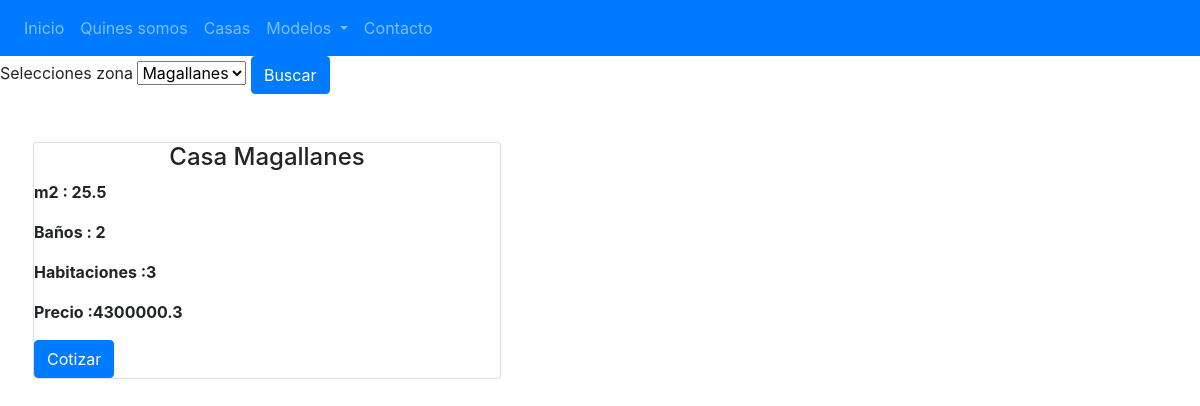
The app's page /Casas/Lista/, older data.
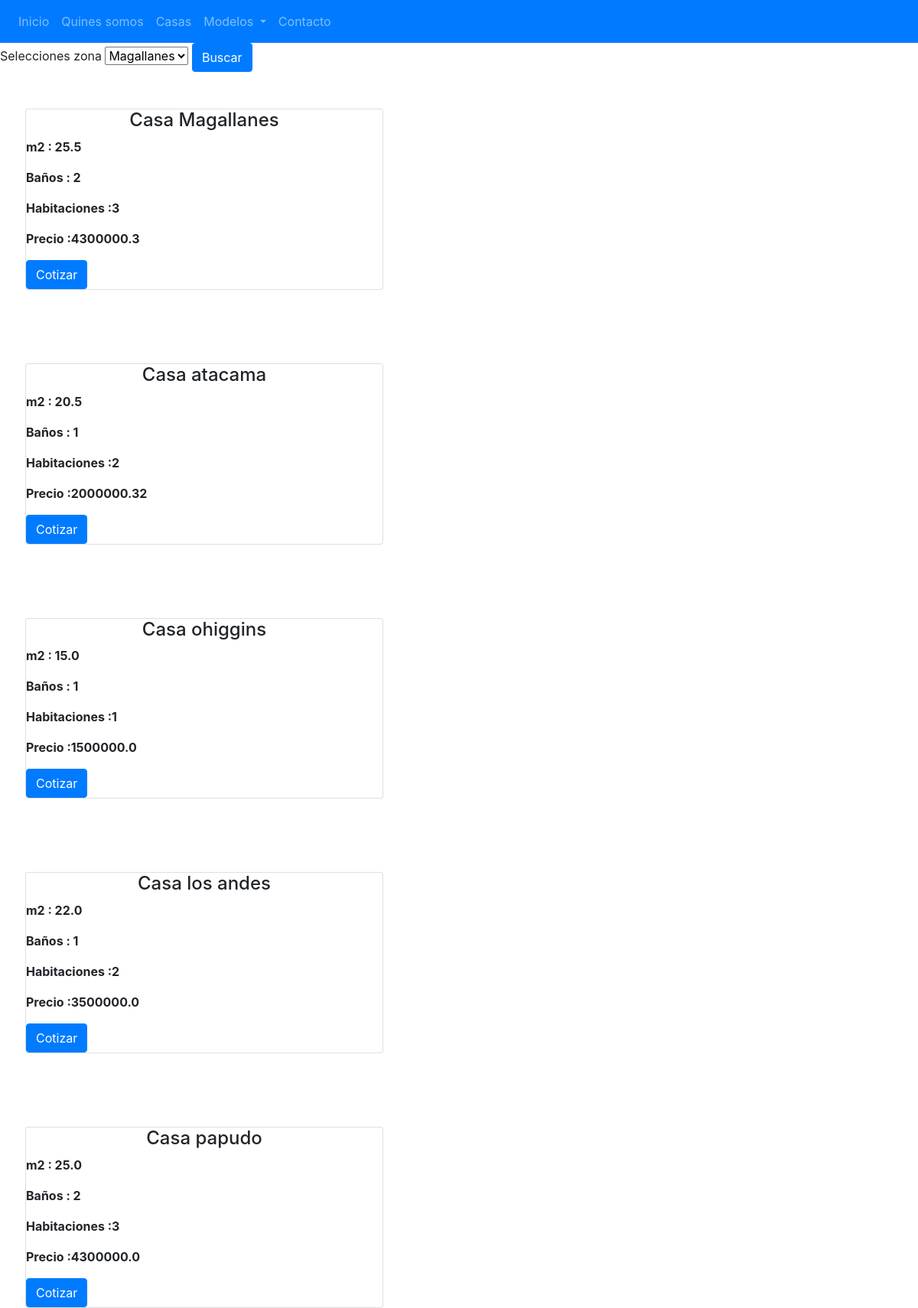
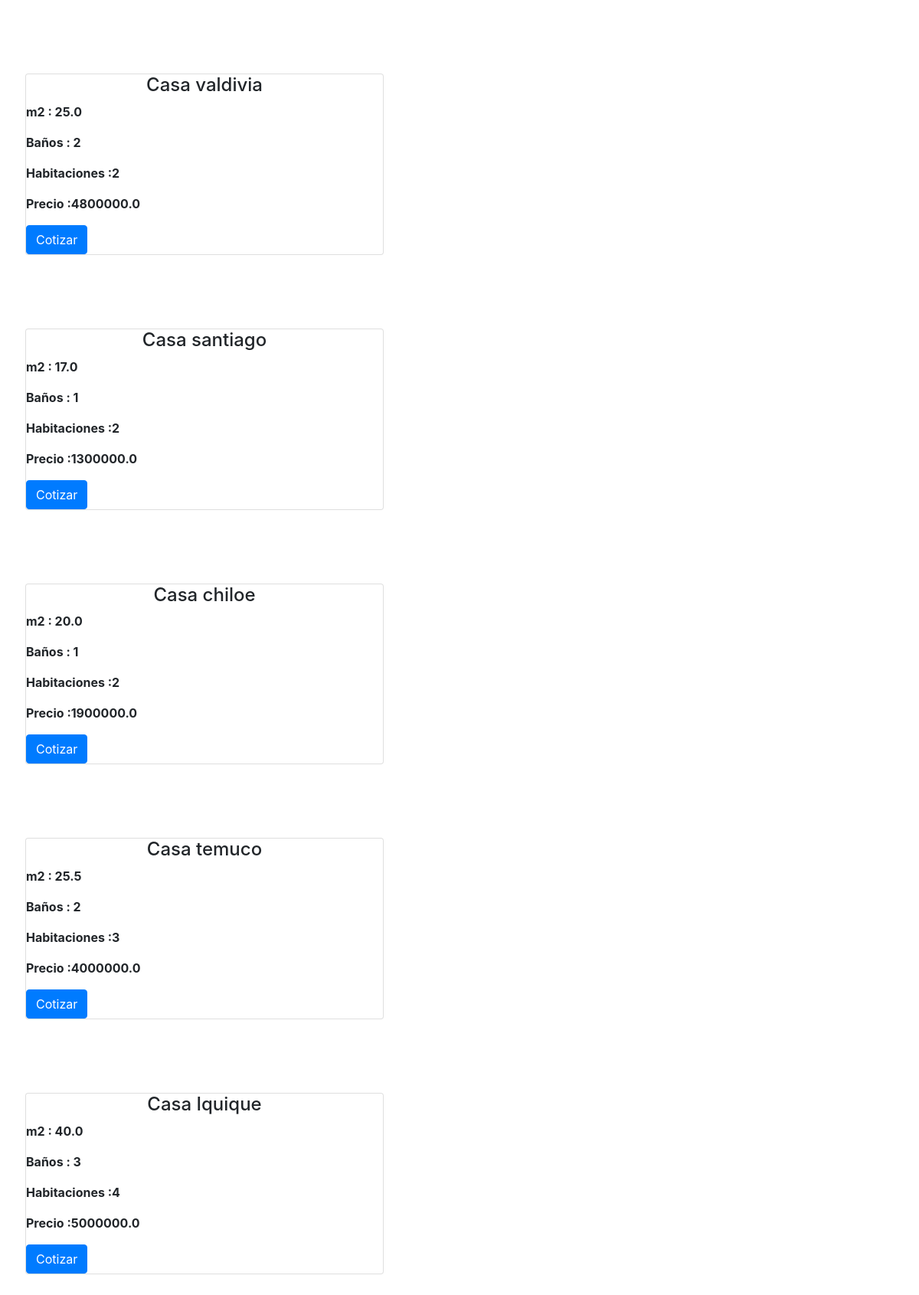
The same page, newer data (2 pictures, top to bottom).
### gestion/models.py (models this page shows)
class Casa(models.Model):
    codigo = models.CharField(max_length=10)
    nombre = models.CharField(max_length=50)
    m2 = models.FloatField(max_length=10)
    habitaciones = models.IntegerField()
    banhos = models.IntegerField()
    precio = models.FloatField()

### gestion/views.py (the view)
# urls.py: path('Casas/Lista/',listar_casas),
def listar_casas(request):
    casas = Casa.objects.all()
    return render(request,'Lista-casas.html',{"casa": casas})

### gestion/templates/Lista-casas.html (shortened to what this page needs)
<!DOCTYPE html>
<html lang="en">
<head>
    <link rel="stylesheet" href="https://cdn.jsdelivr.net/npm/bootstrap@4.5.3/dist/css/bootstrap.min.css">
</head>
<body>
    {% include 'Navbar.html' %}
    {% include 'busqueda_zona.html' %}
    {% if casa %}
    {% for casa in casa %}
    <div class="lista-casas">
        <div class="row">
            <div class="four columns">
                <div class="card">
                    <div class="info-card">
                        <h4>{{casa.nombre}}</h4>
                        <p>m2 : {{casa.m2}}</p>
                        <p>Baños : {{casa.banhos}}</p>
                        <p>Habitaciones :{{casa.habitaciones}}</p>
                        <p>Precio :{{casa.precio}}</p>
                        <button class="btn btn-primary">Cotizar</button>
                    </div>
                </div>
            </div>
        </div>
    </div>
    {% endfor %}
    {% else %}
    <p>No hay casas</p>
    {% endif %}
</body>
</html>

### prueba2/plantillas/Navbar.html (shortened to what this page needs)
<head>
  <link rel="stylesheet" href="../static/css/Navbar.css">
</head>
<body>
<nav class="navbar navbar-expand-lg bg-primary navbar-dark">
    <div class="collapse navbar-collapse" id="navbarSupportedContent">
      <ul class="navbar-nav mr-auto">
        <li class="nav-item activate" >
          <a class="nav-link" href="/Inicio">Inicio </a>
        </li>
        <li class="nav-item">
          <a class="nav-link" href="/QuienesSomos">Quines somos</a>
        </li>
        <li class="nav-item">
          <a href="/Casas/Lista" class="nav-link">Casas</a>
        </li>
        <li class="nav-item dropdown">
          <a class="nav-link dropdown-toggle" href="#" id="navbarDropdown" role="button" data-toggle="dropdown" aria-haspopup="true" aria-expanded="false">
            Modelos
          </a>
        </li>
        <li class="nav-item">
          <a class="nav-link " href="/Contacto"  >Contacto</a>
        </li>
      </ul>
    </div>
  </nav>
  </body>

### gestion/templates/busqueda_zona.html (shortened to what this page needs)
<form action="post" id="zonas">
    <div class="form-input">
        <label for="">Selecciones zona</label>
        <select name="" id="zonas">
            <option value="casa Magallanes">Magallanes</option>
        </select>
        <button type="submit" class="btn btn-primary">Buscar</button>
    </div>
</form>

### gestion/templates/Lista-casas.html (style rules this page uses)
.four { width: 500px; margin : 2em; padding: 1em; }
.card h4 { text-align: center; }
.card p { font-weight: bold; }
.lista-casas { margin: 0 auto; }

Row changes from the older to the newer data that the page shows:
added Casa: nombre "Casa atacama", m2 "20.5", banhos "1", habitaciones "2", precio "2000000.32"
added Casa: nombre "Casa ohiggins", m2 "15.0", banhos "1", habitaciones "1", precio "1500000.0"
added Casa: nombre "Casa los andes", m2 "22.0", banhos "1", habitaciones "2", precio "3500000.0"
added Casa: nombre "Casa papudo", m2 "25.0", banhos "2", habitaciones "3", precio "4300000.0"
added Casa: nombre "Casa valdivia", m2 "25.0", banhos "2", habitaciones "2", precio "4800000.0"
added Casa: nombre "Casa santiago", m2 "17.0", banhos "1", habitaciones "2", precio "1300000.0"
added Casa: nombre "Casa chiloe", m2 "20.0", banhos "1", habitaciones "2", precio "1900000.0"
added Casa: nombre "Casa temuco", m2 "25.5", banhos "2", habitaciones "3", precio "4000000.0"
added Casa: nombre "Casa Iquique", m2 "40.0", banhos "3", habitaciones "4", precio "5000000.0"
